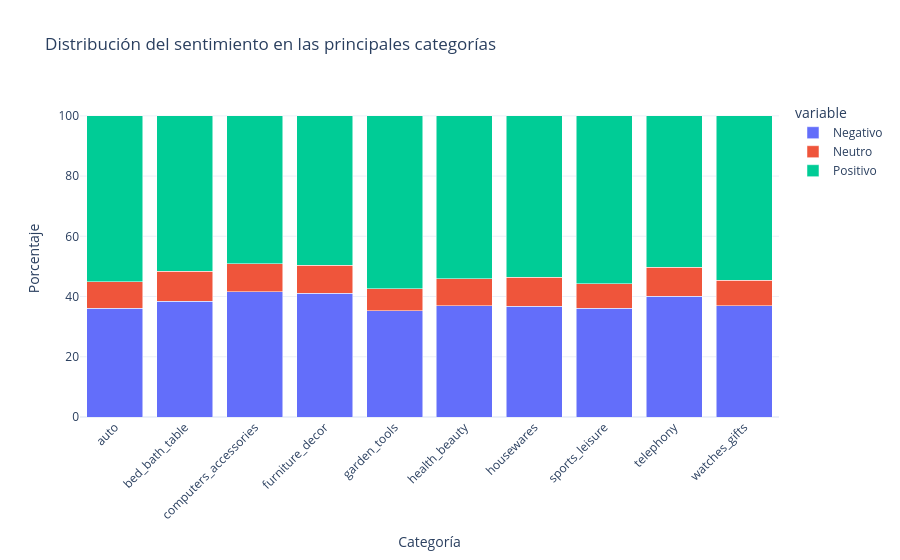

The cell this chart's notebook holds for it:
### Code cell
pivot_category_sentiment_reset = pivot_category_sentiment.reset_index()

fig = px.bar(
    pivot_category_sentiment_reset,
    x="main_category",
    y=["Negativo", "Neutro", "Positivo"],
    title="Distribución del sentimiento en las principales categorías",
    barmode="stack"
)

fig.update_layout(
    xaxis_title="Categoría",
    yaxis_title="Porcentaje",
    xaxis_tickangle=-45
)

fig.show()

### Figure 1 — Plotly figure (JSON) as saved in the notebook; plotly's stock layout.template omitted (floating-point values rounded to 4 significant figures)
{"data": [{"alignmentgroup": "True", "hovertemplate": "variable=Negativo<br>main_category=%{x}<br>value=%{y}<extra></extra>", "legendgroup": "Negativo", "marker": {"color": "#636efa", "pattern": {"shape": ""}}, "name": "Negativo", "offsetgroup": "Negativo", "orientation": "v", "showlegend": true, "textposition": "auto", "type": "bar", "x": ["auto", "bed_bath_table", "computers_accessories", "furniture_decor", "garden_tools", "health_beauty", "housewares", "sports_leisure", "telephony", "watches_gifts"], "xaxis": "x", "y": [36.19, 38.42, 41.55, 41.04, 35.33, 36.88, 36.73, 36.13, 40.16, 36.97], "yaxis": "y"}, {"alignmentgroup": "True", "hovertemplate": "variable=Neutro<br>main_category=%{x}<br>value=%{y}<extra></extra>", "legendgroup": "Neutro", "marker": {"color": "#EF553B", "pattern": {"shape": ""}}, "name": "Neutro", "offsetgroup": "Neutro", "orientation": "v", "showlegend": true, "textposition": "auto", "type": "bar", "x": ["auto", "bed_bath_table", "computers_accessories", "furniture_decor", "garden_tools", "health_beauty", "housewares", "sports_leisure", "telephony", "watches_gifts"], "xaxis": "x", "y": [8.79, 10.01, 9.28, 9.3, 7.27, 8.97, 9.76, 8.06, 9.65, 8.52], "yaxis": "y"}, {"alignmentgroup": "True", "hovertemplate": "variable=Positivo<br>main_category=%{x}<br>value=%{y}<extra></extra>", "legendgroup": "Positivo", "marker": {"color": "#00cc96", "pattern": {"shape": ""}}, "name": "Positivo", "offsetgroup": "Positivo", "orientation": "v", "showlegend": true, "textposition": "auto", "type": "bar", "x": ["auto", "bed_bath_table", "computers_accessories", "furniture_decor", "garden_tools", "health_beauty", "housewares", "sports_leisure", "telephony", "watches_gifts"], "xaxis": "x", "y": [55.02, 51.57, 49.17, 49.66, 57.4, 54.15, 53.51, 55.81, 50.19, 54.5], "yaxis": "y"}], "layout": {"barmode": "stack", "legend": {"title": {"text": "variable"}, "tracegroupgap": 0}, "title": {"text": "Distribución del sentimiento en las principales categorías"}, "xaxis": {"anchor": "y", "domain": [0, 1], "tickangle": -45, "title": {"text": "Categoría"}}, "yaxis": {"anchor": "x", "domain": [0, 1], "title": {"text": "Porcentaje"}}}}
